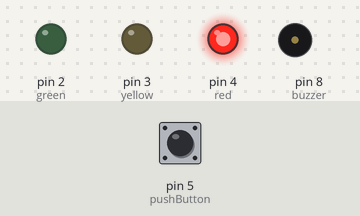
Simulated run of this sketch. Board: Arduino Uno, built with avr-gcc and run on an emulated ATmega328P. Shown: output pins drawn as LEDs (lit = HIGH), buzzer (waves = sounding, pin HIGH). The inputs (shaded band) are chosen by the test bench; at power-on: pin 5 (pushButton) LOW.

Above: at 2.8 s.
2.9 s: pin 5 (pushButton) pulled HIGH for 1.2 s
At 3.4 s:
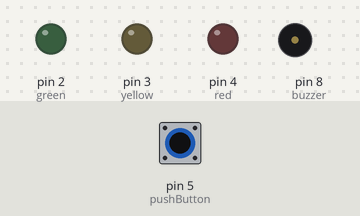
At 21.9 s:
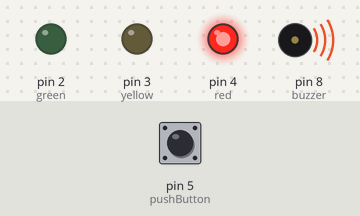
Timing chart, 0 to 25.5 s (numbered marks = the images above; inputs shaded):
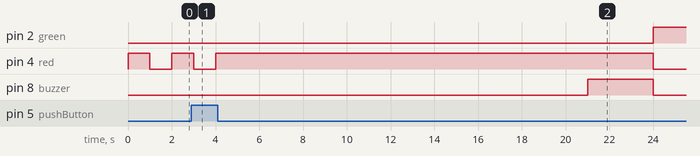

The sketch:

Micro2_lab1.c.ino
```cpp
// Eric Flynn
// Liam McDonough
// Hari Sundararaman
// Micro 2 Lab 1
// Due: 10/10/21
 // Variables
int green = 2;
int yellow = 3;
int red = 4;
int pushButton = 5;
int buzzer = 8;


void setup() {
  // Set lights and buzzer to output
  pinMode(green, OUTPUT);
  pinMode(yellow, OUTPUT);
  pinMode(red, OUTPUT);
  pinMode(buzzer, OUTPUT);

  // Set button to input
  pinMode(pushButton, INPUT);


  //While loop for button not press
  while(digitalRead(pushButton) == LOW){

  //red light on
  digitalWrite(green, LOW);
  digitalWrite(yellow, LOW);
  digitalWrite(red, HIGH);

  // Delay 1 second
  delay(1000);

  // Red light off
  digitalWrite(green, LOW);
  digitalWrite(yellow, LOW);
  digitalWrite(red, LOW);

//delay 1 sec
  delay(1000);

//if loop for button pressed
    if(digitalRead(pushButton) == HIGH) {
     changelights();

      delay(5000);
    }


 }
}


//R-G-Y Pattern looped
void loop() {

  if (digitalRead(pushButton) == HIGH) {
    delay(15);
    if(digitalRead(pushButton) == HIGH) {
      changelights();
      delay(5000);
    }
  }
}


void changelights() {

  int x =1;
  while(x == 1){

  // Red light on
  digitalWrite(green, LOW);
  digitalWrite(yellow, LOW);
  digitalWrite(red, HIGH);

  // Delay 17 seconds
  delay(17000);


  //Turn buzzer on
  digitalWrite(buzzer, HIGH);


  // Turn Buzzer off after 3 seconds
  delay(3000);
  digitalWrite(buzzer, LOW);


  // Red light off, Green Light on
  digitalWrite(green, HIGH);
  digitalWrite(yellow, LOW);
  digitalWrite(red, LOW);


  // Delay 17 seconds
  delay(17000);


  //Turn buzzer on
  digitalWrite(buzzer, HIGH);


  // Turn Buzzer off after 3 seconds
  delay(3000);
  digitalWrite(buzzer, LOW);

 //yellow light
  digitalWrite(green, LOW);
  digitalWrite(yellow, HIGH);
  digitalWrite(red, LOW);
  delay(3000);

  digitalWrite(buzzer, HIGH);
  delay(3000);
  digitalWrite(buzzer, LOW);

  }
}
```

Measured:
- after the input at 2.9 s, pin 2 (green): LOW → HIGH after 21.1 s; pin 8 (buzzer): LOW → HIGH after 18.1 s, → LOW 3.0 s later
